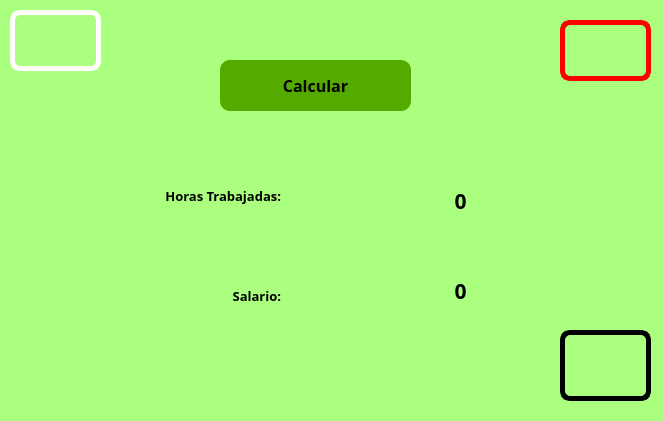
<?xml version="1.0" encoding="UTF-8"?>
<ui version="4.0">
 <class>Dialog</class>
 <widget class="QDialog" name="Dialog">
  <property name="geometry">
   <rect>
    <x>0</x>
    <y>0</y>
    <width>664</width>
    <height>421</height>
   </rect>
  </property>
  <property name="windowTitle">
   <string>Dialog</string>
  </property>
  <property name="styleSheet">
   <string notr="true">background-color: rgb(170, 255, 127);</string>
  </property>
  <widget class="QLabel" name="txt_horas">
   <property name="geometry">
    <rect>
     <x>300</x>
     <y>180</y>
     <width>321</width>
     <height>41</height>
    </rect>
   </property>
   <property name="font">
    <font>
     <family>Rockwell Extra Bold</family>
     <pointsize>16</pointsize>
     <weight>75</weight>
     <bold>true</bold>
    </font>
   </property>
   <property name="text">
    <string>0</string>
   </property>
   <property name="alignment">
    <set>Qt::AlignCenter</set>
   </property>
  </widget>
  <widget class="QLabel" name="label">
   <property name="geometry">
    <rect>
     <x>0</x>
     <y>170</y>
     <width>281</width>
     <height>51</height>
    </rect>
   </property>
   <property name="font">
    <font>
     <family>Rockwell Extra Bold</family>
     <pointsize>10</pointsize>
     <weight>75</weight>
     <bold>true</bold>
    </font>
   </property>
   <property name="text">
    <string>Horas Trabajadas:</string>
   </property>
   <property name="alignment">
    <set>Qt::AlignRight|Qt::AlignTrailing|Qt::AlignVCenter</set>
   </property>
  </widget>
  <widget class="QLabel" name="label_5">
   <property name="geometry">
    <rect>
     <x>560</x>
     <y>330</y>
     <width>91</width>
     <height>71</height>
    </rect>
   </property>
   <property name="styleSheet">
    <string notr="true">border: 5px solid black;
border-radius: 10px;</string>
   </property>
   <property name="text">
    <string/>
   </property>
   <property name="pixmap">
    <pixmap resource="../../recursos.qrc">:/Logos/Imagenes/equipo.jpeg</pixmap>
   </property>
   <property name="scaledContents">
    <bool>true</bool>
   </property>
  </widget>
  <widget class="QPushButton" name="btn_calcular">
   <property name="geometry">
    <rect>
     <x>220</x>
     <y>60</y>
     <width>191</width>
     <height>51</height>
    </rect>
   </property>
   <property name="font">
    <font>
     <family>Rockwell Extra Bold</family>
     <pointsize>12</pointsize>
     <weight>75</weight>
     <bold>true</bold>
    </font>
   </property>
   <property name="styleSheet">
    <string notr="true">background-color: rgb(85, 170, 0);
border: 5px;
border-radius: 10px;</string>
   </property>
   <property name="text">
    <string>Calcular</string>
   </property>
  </widget>
  <widget class="QLabel" name="label_4">
   <property name="geometry">
    <rect>
     <x>560</x>
     <y>20</y>
     <width>91</width>
     <height>61</height>
    </rect>
   </property>
   <property name="styleSheet">
    <string notr="true">border: 5px solid red;
border-radius: 10px;</string>
   </property>
   <property name="text">
    <string/>
   </property>
   <property name="pixmap">
    <pixmap resource="../../recursos.qrc">:/Logos/Imagenes/logo fians.jpg</pixmap>
   </property>
   <property name="scaledContents">
    <bool>true</bool>
   </property>
  </widget>
  <widget class="QLabel" name="label_3">
   <property name="geometry">
    <rect>
     <x>10</x>
     <y>10</y>
     <width>91</width>
     <height>61</height>
    </rect>
   </property>
   <property name="styleSheet">
    <string notr="true">border: 5px solid white;
border-radius: 10px;</string>
   </property>
   <property name="text">
    <string/>
   </property>
   <property name="pixmap">
    <pixmap resource="../../recursos.qrc">:/Logos/Imagenes/logo uat.jpg</pixmap>
   </property>
   <property name="scaledContents">
    <bool>true</bool>
   </property>
  </widget>
  <widget class="QLabel" name="label_2">
   <property name="geometry">
    <rect>
     <x>0</x>
     <y>270</y>
     <width>281</width>
     <height>51</height>
    </rect>
   </property>
   <property name="font">
    <font>
     <family>Rockwell Extra Bold</family>
     <pointsize>10</pointsize>
     <weight>75</weight>
     <bold>true</bold>
    </font>
   </property>
   <property name="text">
    <string>Salario:</string>
   </property>
   <property name="alignment">
    <set>Qt::AlignRight|Qt::AlignTrailing|Qt::AlignVCenter</set>
   </property>
  </widget>
  <widget class="QLabel" name="txt_salario">
   <property name="geometry">
    <rect>
     <x>300</x>
     <y>270</y>
     <width>321</width>
     <height>41</height>
    </rect>
   </property>
   <property name="font">
    <font>
     <family>Rockwell Extra Bold</family>
     <pointsize>16</pointsize>
     <weight>75</weight>
     <bold>true</bold>
    </font>
   </property>
   <property name="text">
    <string>0</string>
   </property>
   <property name="alignment">
    <set>Qt::AlignCenter</set>
   </property>
  </widget>
 </widget>
 <resources>
  <include location="../../recursos.qrc"/>
 </resources>
 <connections/>
</ui>
